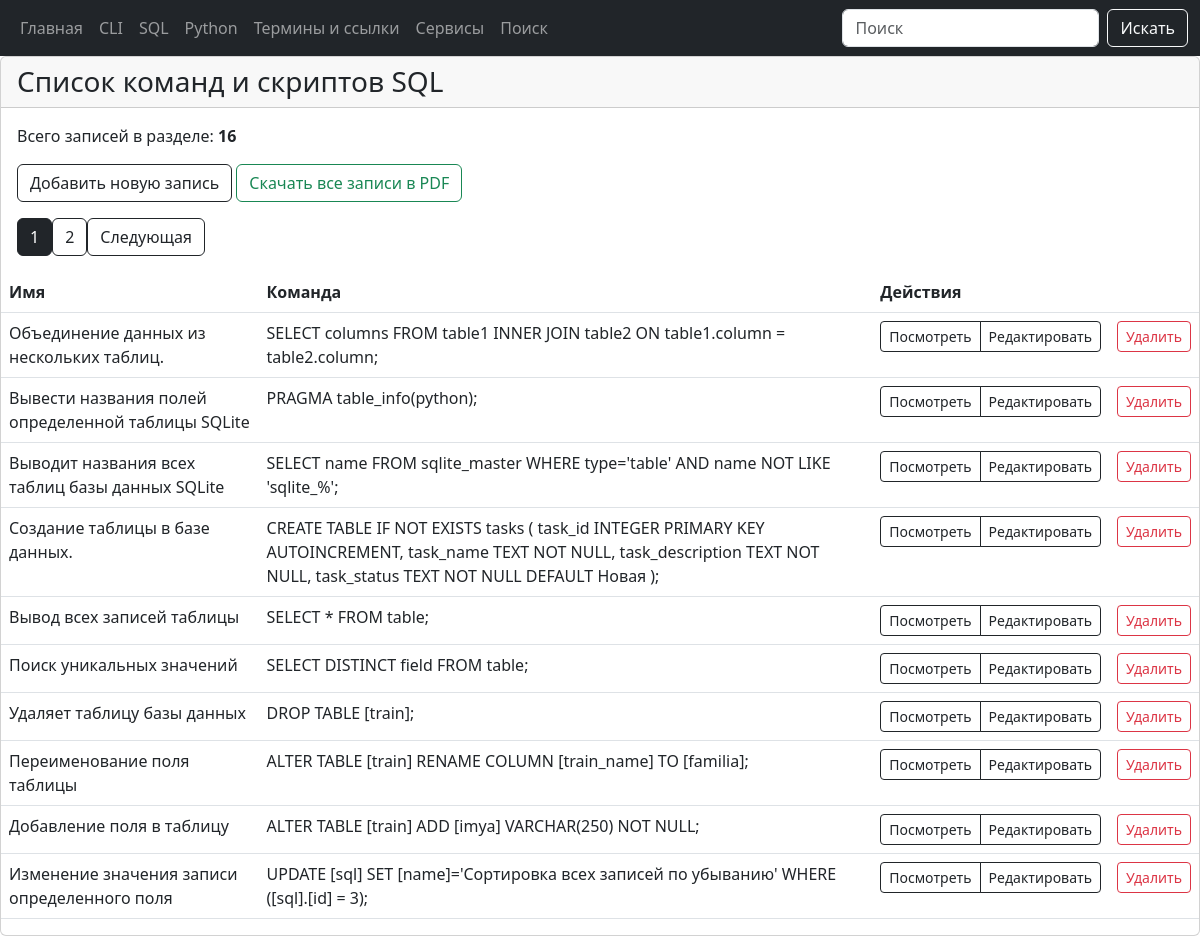
The app's page /sql with its own data.
### tables this page shows
CREATE TABLE "sql" (
  [sql_id] INTEGER PRIMARY KEY AUTOINCREMENT,
  [sql_name] TEXT NOT NULL,
  [sql_command] TEXT NOT NULL,
  [sql_date_add] TIMESTAMP DEFAULT CURRENT_TIMESTAMP,
  [sql_date_edit] TEXT
);

### modules/sql/sql_list_commands.py (the view)
@bp.route("/sql")
def sql_list_commands():
    page = request.args.get('page', 1, type=int)
    conn = connect.get_db_connection()
    count_row = conn.execute("SELECT COUNT(*) FROM sql").fetchone()
    if count_row and count_row[0] is not None:
         sql_list_count = int(count_row[0])
    else:
         sql_list_count = 0
    offset = (page - 1) * PER_PAGE
    sql_list = conn.execute(
        "SELECT * FROM sql ORDER BY 1 DESC LIMIT ? OFFSET ?",
        (PER_PAGE, offset)
    ).fetchall()
    conn.close()
    total_pages = (sql_list_count + PER_PAGE - 1) // PER_PAGE
    return render_template(
        "sql/sql_list_commands.html",
                           sql_list=sql_list,
                           sql_list_count=sql_list_count,
                           page=page,
                           total_pages=total_pages,
                           )

### modules/connect.py (called while the page is built)
def get_db_connection():
    db_path = os.path.join(BASE_DIR, '../database.db')
    conn = sqlite3.connect(db_path, timeout=30)
    conn.row_factory = sqlite3.Row
    return conn

### templates/sql/sql_list_commands.html (shortened to what this page needs)
{% extends "base.html" %}
{% block content %}
<div class="card mb-4">
    <div class="card-header h3">Список команд и скриптов SQL</div>
    <div class="card-body">
        <p class="card-text">Всего записей в разделе: <b>{{ sql_list_count }}</b></p>
        <p class="card-text">
            <a href="{{ url_for('add_sql_command.add_sql_command') }}" class="btn btn-outline-dark">
                    Добавить новую запись</a>
          <a href="{{ url_for('sql_list_commands.sql_download_pdf') }}" class="btn btn-outline-success">
              Скачать все записи в PDF
          </a>
        </p>
        <div class="pagination">
            {% for p in range(1, total_pages + 1) %}
            <a href="{{ url_for('sql_list_commands.sql_list_commands', page=p) }}"
                class="btn btn-outline-dark {% if p == page %}active{% endif %}">{{ p }}</a>
            {% endfor %}
            {% if page < total_pages %} <a href="{{ url_for('sql_list_commands.sql_list_commands', page=page+1) }}"
                class="btn btn-outline-dark">Следующая</a>
                {% endif %}
        </div>
    </div>
    <table class="table">
        <thead>
            <tr>
                <th>Имя</th>
                <th>Команда</th>
                <th colspan="2">Действия</th>
            </tr>
        </thead>
        <tbody>
            {% for item in sql_list %}
            <tr>
                <td>{{ item.sql_name }}</td>
                <td>{{ item.sql_command }}</td>
                <td>
                    <div class="btn-group" role="group" aria-label="Действия">
                        <a href="{{ url_for('get_post_sql_command.get_post_sql_command', sql_id=item.sql_id) }}"
                            class="btn btn-outline-dark btn-sm">
                            Посмотреть
                        </a>
                        <a href="{{ url_for('edit_sql_command.edit_sql_command', sql_id=item.sql_id) }}"
                            class="btn btn-outline-dark btn-sm">
                            Редактировать
                        </a>
                    </div>
                </td>
                <td>
                    <form action="{{ url_for('delete_sql_command.delete_sql_command', sql_id=item.sql_id) }}"
                        method="POST" class="d-inline">
                        <button type="submit" class="btn btn-outline-danger btn-sm"
                            onclick="return confirm('Вы точно уверены что хотите удалить запись?')">
                            Удалить
                        </button>
                    </form>
                </td>
            </tr>
            {% endfor %}
        </tbody>
    </table>
</div>
{% endblock %}

### records on screen
sql: sql_name "Объединение данных из нескольких таблиц.", sql_command "SELECT columns FROM table1 INNER JOIN table2 ON table1.column = table2.column;"
sql: sql_name "Вывести названия полей определенной таблицы SQLite", sql_command "PRAGMA table_info(python);"
sql: sql_name "Выводит названия всех таблиц базы данных SQLite", sql_command "SELECT name FROM sqlite_master WHERE type='table' AND name NOT LIKE 'sqlite_%';"
sql: sql_name "Создание таблицы в базе данных.", sql_command "CREATE TABLE IF NOT EXISTS tasks ( task_id INTEGER PRIMARY KEY AUTOINCREMENT, task_name TEXT NOT NULL, task_description TEXT NOT NULL, task_status TEXT NOT NULL DEFAULT Новая );"
sql: sql_name "Вывод всех записей таблицы", sql_command "SELECT * FROM table;"
sql: sql_name "Поиск уникальных значений", sql_command "SELECT DISTINCT field FROM table;"
sql: sql_name "Удаляет таблицу базы данных", sql_command "DROP TABLE [train];"
sql: sql_name "Переименование поля таблицы", sql_command "ALTER TABLE [train] RENAME COLUMN [train_name] TO [familia];"
sql: sql_name "Добавление поля в таблицу", sql_command "ALTER TABLE [train] ADD [imya] VARCHAR(250) NOT NULL;"
sql: sql_name "Изменение значения записи определенного поля", sql_command "UPDATE [sql] SET [name]='Сортировка всех записей по убыванию' WHERE ([sql].[id] = 3);"

### other values on screen
{{ sql_list_count }} "16"
{{ p }} "1" "2"
